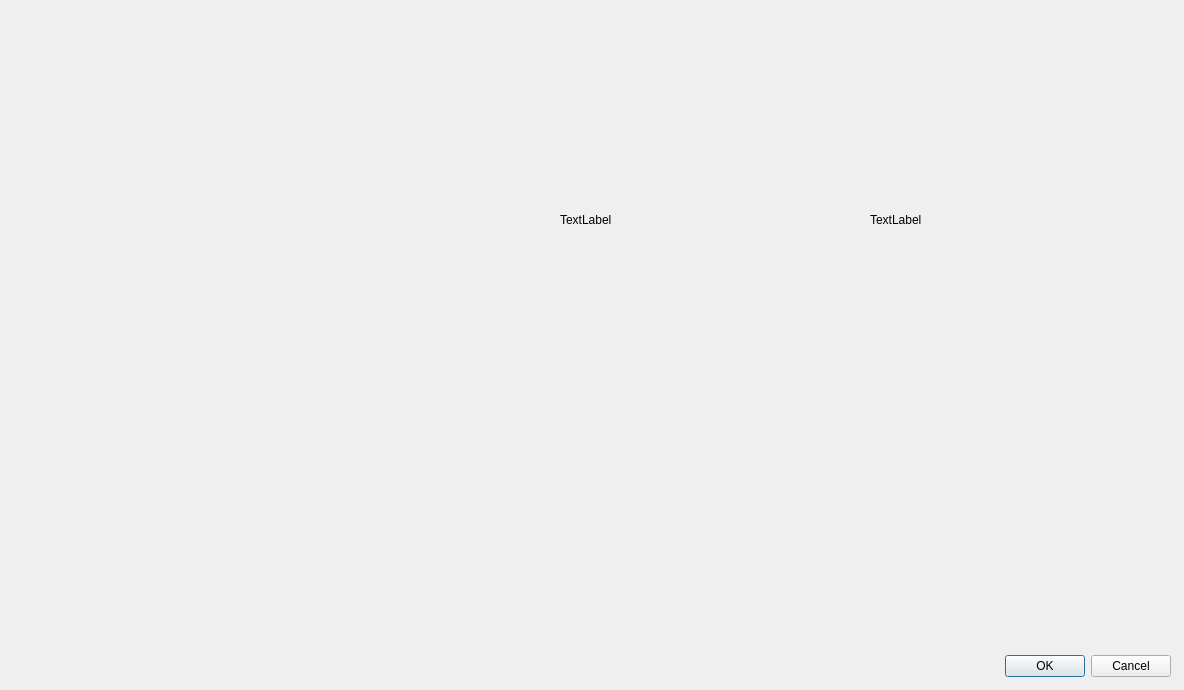
<?xml version="1.0" encoding="UTF-8"?>
<ui version="4.0">
 <class>Validate_Cal</class>
 <widget class="QDialog" name="Validate_Cal">
  <property name="geometry">
   <rect>
    <x>0</x>
    <y>0</y>
    <width>1184</width>
    <height>690</height>
   </rect>
  </property>
  <property name="windowTitle">
   <string>Dialog</string>
  </property>
  <widget class="QDialogButtonBox" name="buttonBox">
   <property name="geometry">
    <rect>
     <x>830</x>
     <y>650</y>
     <width>341</width>
     <height>32</height>
    </rect>
   </property>
   <property name="orientation">
    <enum>Qt::Horizontal</enum>
   </property>
   <property name="standardButtons">
    <set>QDialogButtonBox::Cancel|QDialogButtonBox::Ok</set>
   </property>
  </widget>
  <widget class="QCustomPlot" name="Espectro" native="true">
   <property name="geometry">
    <rect>
     <x>20</x>
     <y>20</y>
     <width>531</width>
     <height>201</height>
    </rect>
   </property>
   <property name="autoFillBackground">
    <bool>false</bool>
   </property>
  </widget>
  <widget class="QCustomPlot" name="C_y" native="true">
   <property name="geometry">
    <rect>
     <x>509</x>
     <y>430</y>
     <width>481</width>
     <height>250</height>
    </rect>
   </property>
   <property name="autoFillBackground">
    <bool>false</bool>
   </property>
  </widget>
  <widget class="QCustomPlot" name="C_x" native="true">
   <property name="geometry">
    <rect>
     <x>20</x>
     <y>430</y>
     <width>481</width>
     <height>250</height>
    </rect>
   </property>
   <property name="autoFillBackground">
    <bool>false</bool>
   </property>
  </widget>
  <widget class="QCustomPlot" name="Energia" native="true">
   <property name="geometry">
    <rect>
     <x>20</x>
     <y>230</y>
     <width>531</width>
     <height>191</height>
    </rect>
   </property>
   <property name="autoFillBackground">
    <bool>false</bool>
   </property>
  </widget>
  <widget class="QLabel" name="Almohadon_Viejo">
   <property name="geometry">
    <rect>
     <x>560</x>
     <y>20</y>
     <width>300</width>
     <height>400</height>
    </rect>
   </property>
   <property name="text">
    <string>TextLabel</string>
   </property>
  </widget>
  <widget class="QLabel" name="Almohadon_Nuevo">
   <property name="geometry">
    <rect>
     <x>870</x>
     <y>20</y>
     <width>300</width>
     <height>400</height>
    </rect>
   </property>
   <property name="text">
    <string>TextLabel</string>
   </property>
  </widget>
 </widget>
 <customwidgets>
  <customwidget>
   <class>QCustomPlot</class>
   <extends>QWidget</extends>
   <header location="global">inc/qcustomplot.h</header>
   <container>1</container>
  </customwidget>
 </customwidgets>
 <resources/>
 <connections>
  <connection>
   <sender>buttonBox</sender>
   <signal>accepted()</signal>
   <receiver>Validate_Cal</receiver>
   <slot>accept()</slot>
   <hints>
    <hint type="sourcelabel">
     <x>248</x>
     <y>254</y>
    </hint>
    <hint type="destinationlabel">
     <x>157</x>
     <y>274</y>
    </hint>
   </hints>
  </connection>
  <connection>
   <sender>buttonBox</sender>
   <signal>rejected()</signal>
   <receiver>Validate_Cal</receiver>
   <slot>reject()</slot>
   <hints>
    <hint type="sourcelabel">
     <x>316</x>
     <y>260</y>
    </hint>
    <hint type="destinationlabel">
     <x>286</x>
     <y>274</y>
    </hint>
   </hints>
  </connection>
 </connections>
</ui>
